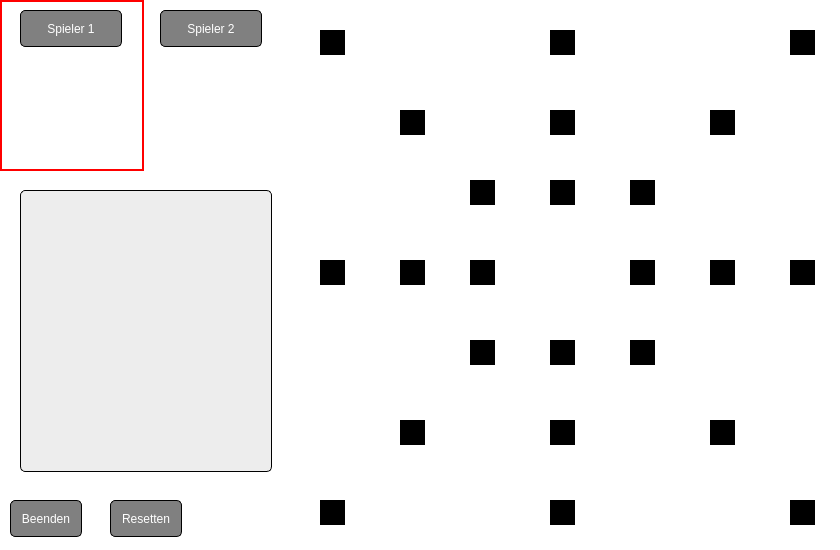
<?xml version="1.0" encoding="UTF-8"?>
<ui version="4.0">
 <class>MainWindow</class>
 <widget class="QMainWindow" name="MainWindow">
  <property name="geometry">
   <rect>
    <x>0</x>
    <y>0</y>
    <width>840</width>
    <height>550</height>
   </rect>
  </property>
  <property name="windowTitle">
   <string>MainWindow</string>
  </property>
  <property name="styleSheet">
   <string notr="true">QWidget#centralwidget{
min-height: 550px;
min-width: 840px;
max-height:550px;
max-width: 840px;
background-color: white;
}

QWidget{
background-color: white;
}



</string>
  </property>
  <property name="iconSize">
   <size>
    <width>1899</width>
    <height>1899</height>
   </size>
  </property>
  <widget class="QWidget" name="centralwidget">
   <widget class="QWidget" name="widget" native="true">
    <property name="geometry">
     <rect>
      <x>0</x>
      <y>490</y>
      <width>291</width>
      <height>61</height>
     </rect>
    </property>
    <property name="styleSheet">
     <string notr="true">QPushButton#Beenden{
background-color: grey;
color: white;
border: 1px solid black;
border-radius: 5px;
min-height: 35px;
min-width: 70px;
max-height: 35px;
max-width: 70px;
}

QPushButton#Resetten{
background-color: grey;
color: white;
border: 1px solid black;
border-radius: 5px;
min-height: 35px;
min-width: 70px;
max-height: 35px;
max-width: 70px;
}

QPushButton#Beenden:hover{
background-color: rgb(185,182,185);
color: white;
border-radius: 5px;
min-height: 35px;
min-width: 70px;
max-height: 35px;
max-width: 70px;
}

QPushButton#Resetten:hover{
background-color: rgb(185,182,185);
color: white;
border-radius: 5px;
min-height: 35px;
min-width: 70px;
max-height: 35px;
max-width: 70px;
}

</string>
    </property>
    <widget class="QPushButton" name="Resetten">
     <property name="geometry">
      <rect>
       <x>110</x>
       <y>10</y>
       <width>72</width>
       <height>37</height>
      </rect>
     </property>
     <property name="text">
      <string>Resetten</string>
     </property>
    </widget>
    <widget class="QPushButton" name="Beenden">
     <property name="geometry">
      <rect>
       <x>10</x>
       <y>10</y>
       <width>72</width>
       <height>37</height>
      </rect>
     </property>
     <property name="styleSheet">
      <string notr="true"/>
     </property>
     <property name="text">
      <string>Beenden</string>
     </property>
    </widget>
   </widget>
   <widget class="QWidget" name="widget_2" native="true">
    <property name="geometry">
     <rect>
      <x>290</x>
      <y>0</y>
      <width>551</width>
      <height>551</height>
     </rect>
    </property>
    <property name="styleSheet">
     <string notr="true">QPushButton{
background-color: black;
border-radius: 0px;
min-height: 25px;
min-width: 25px;
max-height: 25px;
max-width: 25px;
}

QFrame{
background-color:none;
border: 1px solid red;
min-height: 60px;
min-width: 60px;
max-height: 60px;
max-width: 60px;
}

QLabel#label{
image: url(:/images/Muehle.png);
border: none;
min-height: 551px;
min-width: 551px;
max-height: 551px;
max-width: 551px;
}</string>
    </property>
    <widget class="QLabel" name="label">
     <property name="geometry">
      <rect>
       <x>0</x>
       <y>0</y>
       <width>551</width>
       <height>551</height>
      </rect>
     </property>
     <property name="text">
      <string/>
     </property>
    </widget>
    <widget class="QPushButton" name="Feld_0">
     <property name="geometry">
      <rect>
       <x>30</x>
       <y>30</y>
       <width>25</width>
       <height>25</height>
      </rect>
     </property>
     <property name="styleSheet">
      <string notr="true"/>
     </property>
    </widget>
    <widget class="QPushButton" name="Feld_1">
     <property name="geometry">
      <rect>
       <x>260</x>
       <y>30</y>
       <width>25</width>
       <height>25</height>
      </rect>
     </property>
     <property name="styleSheet">
      <string notr="true"/>
     </property>
    </widget>
    <widget class="QPushButton" name="Feld_9">
     <property name="geometry">
      <rect>
       <x>30</x>
       <y>260</y>
       <width>25</width>
       <height>25</height>
      </rect>
     </property>
     <property name="styleSheet">
      <string notr="true"/>
     </property>
    </widget>
    <widget class="QPushButton" name="Feld_3">
     <property name="geometry">
      <rect>
       <x>110</x>
       <y>110</y>
       <width>25</width>
       <height>25</height>
      </rect>
     </property>
     <property name="styleSheet">
      <string notr="true"/>
     </property>
    </widget>
    <widget class="QPushButton" name="Feld_10">
     <property name="geometry">
      <rect>
       <x>110</x>
       <y>260</y>
       <width>25</width>
       <height>25</height>
      </rect>
     </property>
     <property name="styleSheet">
      <string notr="true"/>
     </property>
    </widget>
    <widget class="QPushButton" name="Feld_2">
     <property name="geometry">
      <rect>
       <x>500</x>
       <y>30</y>
       <width>25</width>
       <height>25</height>
      </rect>
     </property>
     <property name="styleSheet">
      <string notr="true"/>
     </property>
    </widget>
    <widget class="QPushButton" name="Feld_5">
     <property name="geometry">
      <rect>
       <x>420</x>
       <y>110</y>
       <width>25</width>
       <height>25</height>
      </rect>
     </property>
     <property name="styleSheet">
      <string notr="true"/>
     </property>
    </widget>
    <widget class="QPushButton" name="Feld_4">
     <property name="geometry">
      <rect>
       <x>260</x>
       <y>110</y>
       <width>25</width>
       <height>25</height>
      </rect>
     </property>
     <property name="styleSheet">
      <string notr="true"/>
     </property>
    </widget>
    <widget class="QPushButton" name="Feld_21">
     <property name="geometry">
      <rect>
       <x>30</x>
       <y>500</y>
       <width>25</width>
       <height>25</height>
      </rect>
     </property>
     <property name="styleSheet">
      <string notr="true"/>
     </property>
    </widget>
    <widget class="QPushButton" name="Feld_22">
     <property name="geometry">
      <rect>
       <x>260</x>
       <y>500</y>
       <width>25</width>
       <height>25</height>
      </rect>
     </property>
     <property name="styleSheet">
      <string notr="true"/>
     </property>
    </widget>
    <widget class="QPushButton" name="Feld_23">
     <property name="geometry">
      <rect>
       <x>500</x>
       <y>500</y>
       <width>25</width>
       <height>25</height>
      </rect>
     </property>
     <property name="styleSheet">
      <string notr="true"/>
     </property>
    </widget>
    <widget class="QPushButton" name="Feld_14">
     <property name="geometry">
      <rect>
       <x>500</x>
       <y>260</y>
       <width>25</width>
       <height>25</height>
      </rect>
     </property>
     <property name="styleSheet">
      <string notr="true"/>
     </property>
    </widget>
    <widget class="QPushButton" name="Feld_13">
     <property name="geometry">
      <rect>
       <x>420</x>
       <y>260</y>
       <width>25</width>
       <height>25</height>
      </rect>
     </property>
     <property name="styleSheet">
      <string notr="true"/>
     </property>
    </widget>
    <widget class="QPushButton" name="Feld_20">
     <property name="geometry">
      <rect>
       <x>420</x>
       <y>420</y>
       <width>25</width>
       <height>25</height>
      </rect>
     </property>
     <property name="styleSheet">
      <string notr="true"/>
     </property>
    </widget>
    <widget class="QPushButton" name="Feld_19">
     <property name="geometry">
      <rect>
       <x>260</x>
       <y>420</y>
       <width>25</width>
       <height>25</height>
      </rect>
     </property>
     <property name="styleSheet">
      <string notr="true"/>
     </property>
    </widget>
    <widget class="QPushButton" name="Feld_18">
     <property name="geometry">
      <rect>
       <x>110</x>
       <y>420</y>
       <width>25</width>
       <height>25</height>
      </rect>
     </property>
     <property name="styleSheet">
      <string notr="true"/>
     </property>
    </widget>
    <widget class="QPushButton" name="Feld_15">
     <property name="geometry">
      <rect>
       <x>180</x>
       <y>340</y>
       <width>25</width>
       <height>25</height>
      </rect>
     </property>
     <property name="styleSheet">
      <string notr="true"/>
     </property>
    </widget>
    <widget class="QPushButton" name="Feld_16">
     <property name="geometry">
      <rect>
       <x>260</x>
       <y>340</y>
       <width>25</width>
       <height>25</height>
      </rect>
     </property>
     <property name="styleSheet">
      <string notr="true"/>
     </property>
    </widget>
    <widget class="QPushButton" name="Feld_17">
     <property name="geometry">
      <rect>
       <x>340</x>
       <y>340</y>
       <width>25</width>
       <height>25</height>
      </rect>
     </property>
     <property name="styleSheet">
      <string notr="true"/>
     </property>
    </widget>
    <widget class="QPushButton" name="Feld_12">
     <property name="geometry">
      <rect>
       <x>340</x>
       <y>260</y>
       <width>25</width>
       <height>25</height>
      </rect>
     </property>
     <property name="styleSheet">
      <string notr="true"/>
     </property>
    </widget>
    <widget class="QPushButton" name="Feld_8">
     <property name="geometry">
      <rect>
       <x>340</x>
       <y>180</y>
       <width>25</width>
       <height>25</height>
      </rect>
     </property>
     <property name="styleSheet">
      <string notr="true"/>
     </property>
    </widget>
    <widget class="QPushButton" name="Feld_7">
     <property name="geometry">
      <rect>
       <x>260</x>
       <y>180</y>
       <width>25</width>
       <height>25</height>
      </rect>
     </property>
     <property name="styleSheet">
      <string notr="true"/>
     </property>
    </widget>
    <widget class="QPushButton" name="Feld_6">
     <property name="geometry">
      <rect>
       <x>180</x>
       <y>180</y>
       <width>25</width>
       <height>25</height>
      </rect>
     </property>
     <property name="styleSheet">
      <string notr="true"/>
     </property>
    </widget>
    <widget class="QPushButton" name="Feld_11">
     <property name="geometry">
      <rect>
       <x>180</x>
       <y>260</y>
       <width>25</width>
       <height>25</height>
      </rect>
     </property>
     <property name="styleSheet">
      <string notr="true"/>
     </property>
    </widget>
   </widget>
   <widget class="QWidget" name="widget_3" native="true">
    <property name="geometry">
     <rect>
      <x>0</x>
      <y>0</y>
      <width>291</width>
      <height>171</height>
     </rect>
    </property>
    <property name="styleSheet">
     <string notr="true">QLabel#label_6{
image: url(:/images/Stein_braun.png);
border:none;
min-height: 80px;
min-width: 80px;
max-height: 80px;
max-width: 80px;
}

QFrame#Spieler_1{
background-color: grey;
color: white;
border: 1px solid black;
}

QFrame#background_Spieler_1{
background-color: none;
border-radius: 0px;
border: 2px solid red;
min-height: 167px;
min-width: 140px;
max-height: 167px;
max-width: 140px;
}

QFrame#Spieler_2{
background-color: grey;
color: white;
border: 1px solid black;
}

QFrame#background_Spieler_2{
background-color: none;
border-radius: 0px;
border: none;
min-height: 167px;
min-width: 140px;
max-height: 167px;
max-width: 140px;
}

QLabel#label_3{
image: url(:/images/Stein_schwarz.png);
border:none;
min-height: 80px;
min-width: 80px;
max-height: 80px;
max-width: 80px;
}
QLabel#Spieler_1{
background-color: grey;
border:1px solid black;
border-radius: 5px;
min-height: 35px;
min-width: 100px;
max-height: 35px;
max-width: 100px;
}
QLabel#Spieler_2{
background-color: grey;
border:1px solid black;
border-radius: 5px;
min-height: 35px;
min-width: 100px;
max-height: 35px;
max-width: 100px;
}</string>
    </property>
    <widget class="QFrame" name="background_Spieler_1">
     <property name="geometry">
      <rect>
       <x>0</x>
       <y>0</y>
       <width>144</width>
       <height>171</height>
      </rect>
     </property>
     <property name="frameShape">
      <enum>QFrame::StyledPanel</enum>
     </property>
     <property name="frameShadow">
      <enum>QFrame::Raised</enum>
     </property>
     <widget class="QLabel" name="label_6">
      <property name="geometry">
       <rect>
        <x>30</x>
        <y>70</y>
        <width>80</width>
        <height>80</height>
       </rect>
      </property>
      <property name="text">
       <string/>
      </property>
     </widget>
     <widget class="QLabel" name="Spieler_2">
      <property name="geometry">
       <rect>
        <x>20</x>
        <y>10</y>
        <width>102</width>
        <height>37</height>
       </rect>
      </property>
      <property name="text">
       <string>Spieler 1</string>
      </property>
      <property name="alignment">
       <set>Qt::AlignCenter</set>
      </property>
     </widget>
    </widget>
    <widget class="QFrame" name="background_Spieler_2">
     <property name="geometry">
      <rect>
       <x>140</x>
       <y>0</y>
       <width>140</width>
       <height>167</height>
      </rect>
     </property>
     <property name="frameShape">
      <enum>QFrame::StyledPanel</enum>
     </property>
     <property name="frameShadow">
      <enum>QFrame::Raised</enum>
     </property>
     <widget class="QLabel" name="label_3">
      <property name="geometry">
       <rect>
        <x>30</x>
        <y>70</y>
        <width>80</width>
        <height>80</height>
       </rect>
      </property>
      <property name="text">
       <string/>
      </property>
     </widget>
     <widget class="QLabel" name="Spieler_1">
      <property name="geometry">
       <rect>
        <x>20</x>
        <y>10</y>
        <width>102</width>
        <height>37</height>
       </rect>
      </property>
      <property name="sizePolicy">
       <sizepolicy hsizetype="Minimum" vsizetype="Fixed">
        <horstretch>0</horstretch>
        <verstretch>0</verstretch>
       </sizepolicy>
      </property>
      <property name="text">
       <string>Spieler 2</string>
      </property>
      <property name="alignment">
       <set>Qt::AlignCenter</set>
      </property>
     </widget>
    </widget>
   </widget>
   <widget class="QWidget" name="widget_4" native="true">
    <property name="geometry">
     <rect>
      <x>0</x>
      <y>170</y>
      <width>291</width>
      <height>321</height>
     </rect>
    </property>
    <property name="styleSheet">
     <string notr="true">QTextBrowser#Output{
background-color: rgb(237, 237, 237);
color: black;
border-radius: 5px;
border: 1px solid black;
min-height: 280px;
min-width: 250px;
max-height: 280px;
max-width: 250px;
}

QLabel#Output{
background-color: rgb(237, 237, 237);
color: black;
border-radius: 5px;
border: 1px solid black;
min-height: 280px;
min-width: 250px;
max-height: 280px;
max-width: 250px;
}</string>
    </property>
    <widget class="QTextBrowser" name="Output">
     <property name="geometry">
      <rect>
       <x>20</x>
       <y>20</y>
       <width>252</width>
       <height>282</height>
      </rect>
     </property>
    </widget>
   </widget>
   <zorder>widget_4</zorder>
   <zorder>widget_3</zorder>
   <zorder>widget</zorder>
   <zorder>widget_2</zorder>
  </widget>
 </widget>
 <resources/>
 <connections/>
</ui>
